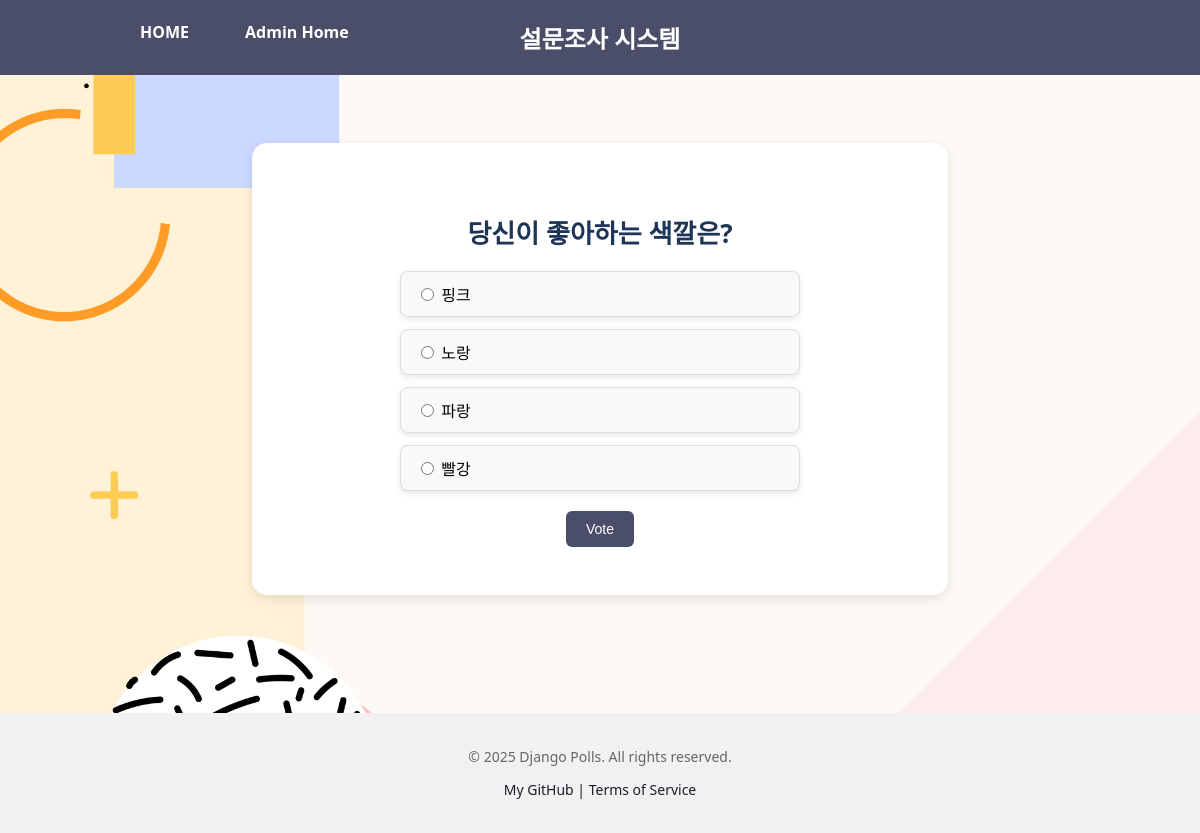
The app's page /polls/5/ with its own data.
### polls/models.py (models this page shows, shortened)
class Question(models.Model):
    question_text = models.CharField(max_length=200)
    pub_date = models.DateTimeField('date published')

class Choice(models.Model):
    question = models.ForeignKey(Question, on_delete = models.CASCADE)
    choice_text = models.CharField(max_length=200)
    votes = models.IntegerField(default=0)

### polls/views.py (the view)
# urls.py: path("<int:pk>/", views.DetailView.as_view(), name="detail"),
class DetailView(generic.DetailView):
    model = Question
    template_name = "polls/detail.html"
    context_object_name = "question"
    def get_queryset(self):
        return Question.objects.filter(pub_date__lte=timezone.now())

### templates/polls/detail.html (shortened to what this page needs)
{% extends "polls/base.html" %}
{% load static %}
{% block content %}
<link rel="stylesheet" href="{% static 'polls/detail.css' %}">
<div class="detail-container">
 <h2 class="question-title">{{ question.question_text }}</h2>
 <form action="{% url 'polls:vote' question.id %}" method="post" class="vote-form">
   <ul class="choice-list">
    {% for choice in question.choice_set.all %}
    <li>
        <input type="radio" name="choice" id="choice_{{ choice.id }}" value="{{ choice.id }}">
        <label for="choice_{{ choice.id }}">{{ choice.choice_text }}</label>
    </li>
    {% endfor %}
   </ul>
  <div class="submit-btn-wrap">
   <input type="submit" value="Vote" class="submit-btn">
  </div>
 </form>
</div>
{% endblock %}

### static/polls/css/index.css (style rules this page uses)
body { background: url("../images/background.jpg") no-repeat top left; background-size: cover; font-family: "Segoe UI", sans-serif; margin: 0; padding: 0; }
h2 { color: #333; font-size: 28px; margin-bottom: 20px; }
ul { list-style: none; padding: 0; margin: 0 auto; max-width: 700px; }
li { background-color: white; border-radius: 10px; margin-bottom: 12px; padding: 15px 20px; box-shadow: 0 2px 6px rgba(0, 0, 0, 0.1); transition: background-color 0.2s ease; }
form { margin-top: 20px; }
.submit-btn { background-color: #4a4e69; color: white; padding: 10px 20px; font-size: 14px; border: none; border-radius: 6px; cursor: pointer; transition: background-color 0.2s ease; }
.question-title { font-size: 24px; font-weight: bold; margin-bottom: 30px; color: #2c2c2c; }

### static/polls/css/detail.css (style rules this page uses)
.detail-container { background-color: #ffffff; max-width: 600px; margin: 3rem auto; padding: 3rem; border-radius: 15px; box-shadow: 0 4px 12px rgba(0, 0, 0, 0.1); text-align: center; }
.question-title { font-size: 26px; color: #1d3557; margin-bottom: 20px; }
.choice-list { list-style: none; padding: 0; margin: 0 auto 20px; text-align: left; max-width: 400px; }
.choice-list li { margin-bottom: 12px; background-color: #f8f9fa; padding: 10px 15px; border-radius: 8px; border: 1px solid #ddd; transition: background-color 0.2s ease; }

### records on screen
Question: question_text "당신이 좋아하는 색깔은?"
Choice: choice_text "핑크"
Choice: choice_text "노랑"
Choice: choice_text "파랑"
Choice: choice_text "빨강"
